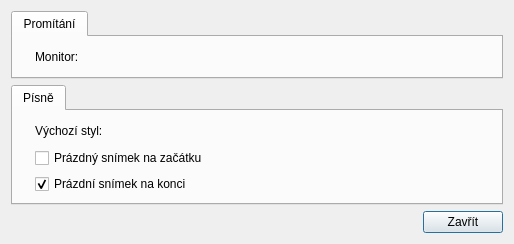
<?xml version="1.0" encoding="UTF-8"?>
<ui version="4.0">
 <class>SettingsDialog</class>
 <widget class="QDialog" name="SettingsDialog">
  <property name="windowModality">
   <enum>Qt::ApplicationModal</enum>
  </property>
  <property name="geometry">
   <rect>
    <x>0</x>
    <y>0</y>
    <width>514</width>
    <height>244</height>
   </rect>
  </property>
  <property name="windowTitle">
   <string>Nastavení</string>
  </property>
  <property name="windowIcon">
   <iconset resource="../../res/resources.qrc">
    <normaloff>:/icons/16/Settings_16px.png</normaloff>:/icons/16/Settings_16px.png</iconset>
  </property>
  <layout class="QVBoxLayout" name="verticalLayout">
   <item>
    <widget class="QTabWidget" name="tabWidget">
     <property name="sizePolicy">
      <sizepolicy hsizetype="Expanding" vsizetype="Preferred">
       <horstretch>0</horstretch>
       <verstretch>0</verstretch>
      </sizepolicy>
     </property>
     <property name="focusPolicy">
      <enum>Qt::NoFocus</enum>
     </property>
     <widget class="QWidget" name="tab_2">
      <attribute name="icon">
       <iconset resource="../../res/resources.qrc">
        <normaloff>:/icons/16/Video Projector_16px.png</normaloff>:/icons/16/Video Projector_16px.png</iconset>
      </attribute>
      <attribute name="title">
       <string>Promítání</string>
      </attribute>
      <layout class="QGridLayout" name="gridLayout">
       <item row="0" column="1">
        <widget class="QLabel" name="label_2">
         <property name="text">
          <string>Monitor:</string>
         </property>
        </widget>
       </item>
       <item row="0" column="0">
        <widget class="QLabel" name="label">
         <property name="pixmap">
          <pixmap resource="../../res/resources.qrc">:/icons/16/Monitor_16px.png</pixmap>
         </property>
        </widget>
       </item>
       <item row="0" column="2">
        <spacer name="horizontalSpacer_2">
         <property name="orientation">
          <enum>Qt::Horizontal</enum>
         </property>
         <property name="sizeType">
          <enum>QSizePolicy::Fixed</enum>
         </property>
         <property name="sizeHint" stdset="0">
          <size>
           <width>16</width>
           <height>20</height>
          </size>
         </property>
        </spacer>
       </item>
       <item row="0" column="3">
        <widget class="DisplaySelectionWidget" name="dsDisplay" native="true">
         <property name="sizePolicy">
          <sizepolicy hsizetype="Expanding" vsizetype="Preferred">
           <horstretch>0</horstretch>
           <verstretch>0</verstretch>
          </sizepolicy>
         </property>
         <property name="preferNonprimaryScreens" stdset="0">
          <bool>true</bool>
         </property>
        </widget>
       </item>
      </layout>
     </widget>
    </widget>
   </item>
   <item>
    <widget class="QTabWidget" name="tabWidget_2">
     <property name="sizePolicy">
      <sizepolicy hsizetype="Expanding" vsizetype="Preferred">
       <horstretch>0</horstretch>
       <verstretch>0</verstretch>
      </sizepolicy>
     </property>
     <property name="focusPolicy">
      <enum>Qt::NoFocus</enum>
     </property>
     <widget class="QWidget" name="tab_3">
      <attribute name="icon">
       <iconset resource="../../res/resources.qrc">
        <normaloff>:/icons/16/Musical Notes_16px.png</normaloff>:/icons/16/Musical Notes_16px.png</iconset>
      </attribute>
      <attribute name="title">
       <string>Písně</string>
      </attribute>
      <layout class="QGridLayout" name="gridLayout_2">
       <item row="1" column="0">
        <widget class="QLabel" name="label_7">
         <property name="pixmap">
          <pixmap resource="../../res/resources.qrc">:/icons/16/Sign Out_16px.png</pixmap>
         </property>
        </widget>
       </item>
       <item row="1" column="1" colspan="3">
        <widget class="QCheckBox" name="cbEmptySlideBeforeSong">
         <property name="text">
          <string>Prázdný snímek na začátku</string>
         </property>
        </widget>
       </item>
       <item row="0" column="0">
        <widget class="QLabel" name="label_4">
         <property name="pixmap">
          <pixmap resource="../../res/resources.qrc">:/icons/16/Paint Palette_16px.png</pixmap>
         </property>
        </widget>
       </item>
       <item row="0" column="1">
        <widget class="QLabel" name="label_3">
         <property name="text">
          <string>Výchozí styl:</string>
         </property>
        </widget>
       </item>
       <item row="0" column="2">
        <spacer name="horizontalSpacer_3">
         <property name="orientation">
          <enum>Qt::Horizontal</enum>
         </property>
         <property name="sizeType">
          <enum>QSizePolicy::Fixed</enum>
         </property>
         <property name="sizeHint" stdset="0">
          <size>
           <width>16</width>
           <height>20</height>
          </size>
         </property>
        </spacer>
       </item>
       <item row="0" column="3">
        <widget class="StyleSelectionWidget" name="wgtDefaultPresentationStyle" native="true">
         <property name="sizePolicy">
          <sizepolicy hsizetype="Expanding" vsizetype="Preferred">
           <horstretch>0</horstretch>
           <verstretch>0</verstretch>
          </sizepolicy>
         </property>
         <property name="preferNonprimaryScreens" stdset="0">
          <bool>true</bool>
         </property>
        </widget>
       </item>
       <item row="2" column="0">
        <widget class="QLabel" name="label_8">
         <property name="pixmap">
          <pixmap resource="../../res/resources.qrc">:/icons/16/Logout Rounded Left_16px.png</pixmap>
         </property>
        </widget>
       </item>
       <item row="2" column="1" colspan="3">
        <widget class="QCheckBox" name="cbEmptySlideAfterSong">
         <property name="text">
          <string>Prázdní snímek na konci</string>
         </property>
         <property name="checked">
          <bool>true</bool>
         </property>
        </widget>
       </item>
      </layout>
     </widget>
    </widget>
   </item>
   <item>
    <spacer name="verticalSpacer">
     <property name="orientation">
      <enum>Qt::Vertical</enum>
     </property>
     <property name="sizeHint" stdset="0">
      <size>
       <width>20</width>
       <height>40</height>
      </size>
     </property>
    </spacer>
   </item>
   <item>
    <layout class="QHBoxLayout" name="horizontalLayout">
     <item>
      <spacer name="horizontalSpacer">
       <property name="orientation">
        <enum>Qt::Horizontal</enum>
       </property>
       <property name="sizeHint" stdset="0">
        <size>
         <width>40</width>
         <height>20</height>
        </size>
       </property>
      </spacer>
     </item>
     <item>
      <widget class="QPushButton" name="btnClose">
       <property name="text">
        <string>Zavřít</string>
       </property>
       <property name="icon">
        <iconset resource="../../res/resources.qrc">
         <normaloff>:/icons/16/Checkmark_16px.png</normaloff>:/icons/16/Checkmark_16px.png</iconset>
       </property>
      </widget>
     </item>
    </layout>
   </item>
  </layout>
 </widget>
 <customwidgets>
  <customwidget>
   <class>StyleSelectionWidget</class>
   <extends>QWidget</extends>
   <header>wgt/styleselectionwidget.h</header>
   <container>1</container>
   <slots>
    <signal>sigPresentationStyleChangedByUser()</signal>
   </slots>
  </customwidget>
  <customwidget>
   <class>DisplaySelectionWidget</class>
   <extends>QWidget</extends>
   <header>wgt/displayselectionwidget.h</header>
   <container>1</container>
  </customwidget>
 </customwidgets>
 <resources>
  <include location="../../res/resources.qrc"/>
 </resources>
 <connections/>
</ui>
